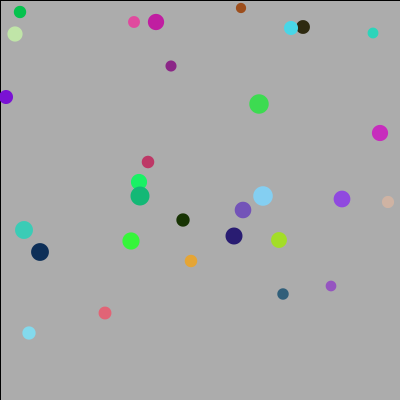
Frame 1 (no input)
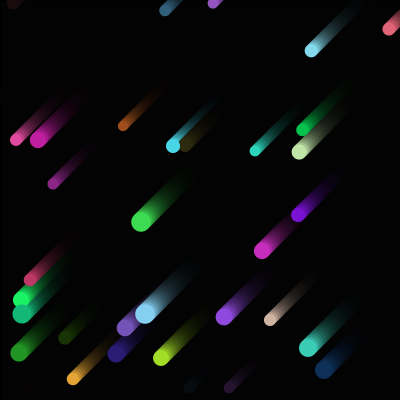
Frame 60 (the mouse pressed at the canvas centre just before this capture)
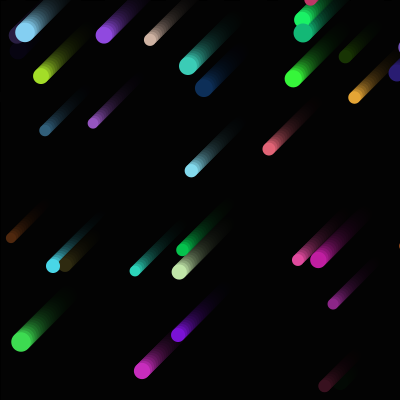
Frame 120 (the mouse held since frame 60 and released just before this capture)

The Processing sketch that drew these frames (run headless with seeded random() and noise(); from frame 60 on, the mouse is pressed at the canvas centre):

// Processing sketch: processing_42311
// ── processing_42311.pde


Circle[] a;

int controls = 30;


void setup()
{
  size(400, 400);
  smooth();
  
  a = new Circle[controls];
  
  for( int i = 0; i < controls; i++)
  {
    a[i] = new Circle();
    a[i].X = round(random(width - a[i].r));
    a[i].Y = round(random(height - a[i].r));
    a[i].r = random(10, 20);
    a[i].speedx = round(random(-2, -4));
    a[i].speedy = (a[i].speedx * -1);
    a[i].f = round(random(255));
    a[i].f2 = round(random(255));
    a[i].f3 = round(random(255));
  }
}

void draw()
{
  fill(0, 40);
  rect(0, 0, width, height);  
  noStroke();
  
  for( int i = 0; i < controls; i++)
  {
    a[i].show();
    a[i].run();
  }
}

class Circle
{
  float X, Y;
  float r;
  int speedx, speedy;
  int f, f2, f3;

  void show()
  {
    fill(f, f2, f3);
    ellipse(X, Y, r, r);
  }


  void run()
  {
    X += speedx;
    Y += speedy;

     
    
      if (X - r < 0) X = width + r;
      if (Y + r > height) Y = 0 - r;
    
    
    
  }
}
